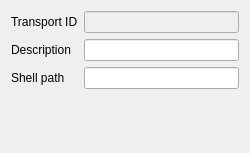
<?xml version="1.0" encoding="UTF-8"?>
<ui version="4.0">
 <class>LocalTransportConfigWidget</class>
 <widget class="QWidget" name="LocalTransportConfigWidget">
  <property name="geometry">
   <rect>
    <x>0</x>
    <y>0</y>
    <width>250</width>
    <height>153</height>
   </rect>
  </property>
  <property name="windowTitle">
   <string>Form</string>
  </property>
  <layout class="QVBoxLayout" name="verticalLayout">
   <item>
    <layout class="QGridLayout" name="gridLayout">
     <item row="2" column="0">
      <widget class="QLabel" name="label">
       <property name="text">
        <string>Shell path</string>
       </property>
      </widget>
     </item>
     <item row="2" column="1">
      <widget class="QLineEdit" name="shellPathEdit"/>
     </item>
     <item row="1" column="0">
      <widget class="QLabel" name="label_2">
       <property name="text">
        <string>Description</string>
       </property>
      </widget>
     </item>
     <item row="1" column="1">
      <widget class="QLineEdit" name="descriptionEdit"/>
     </item>
     <item row="0" column="0">
      <widget class="QLabel" name="label_3">
       <property name="text">
        <string>Transport ID</string>
       </property>
      </widget>
     </item>
     <item row="0" column="1">
      <widget class="QLineEdit" name="idEdit">
       <property name="enabled">
        <bool>false</bool>
       </property>
       <property name="readOnly">
        <bool>false</bool>
       </property>
      </widget>
     </item>
    </layout>
   </item>
   <item>
    <spacer name="verticalSpacer">
     <property name="orientation">
      <enum>Qt::Vertical</enum>
     </property>
     <property name="sizeHint" stdset="0">
      <size>
       <width>20</width>
       <height>112</height>
      </size>
     </property>
    </spacer>
   </item>
  </layout>
 </widget>
 <resources/>
 <connections/>
</ui>
